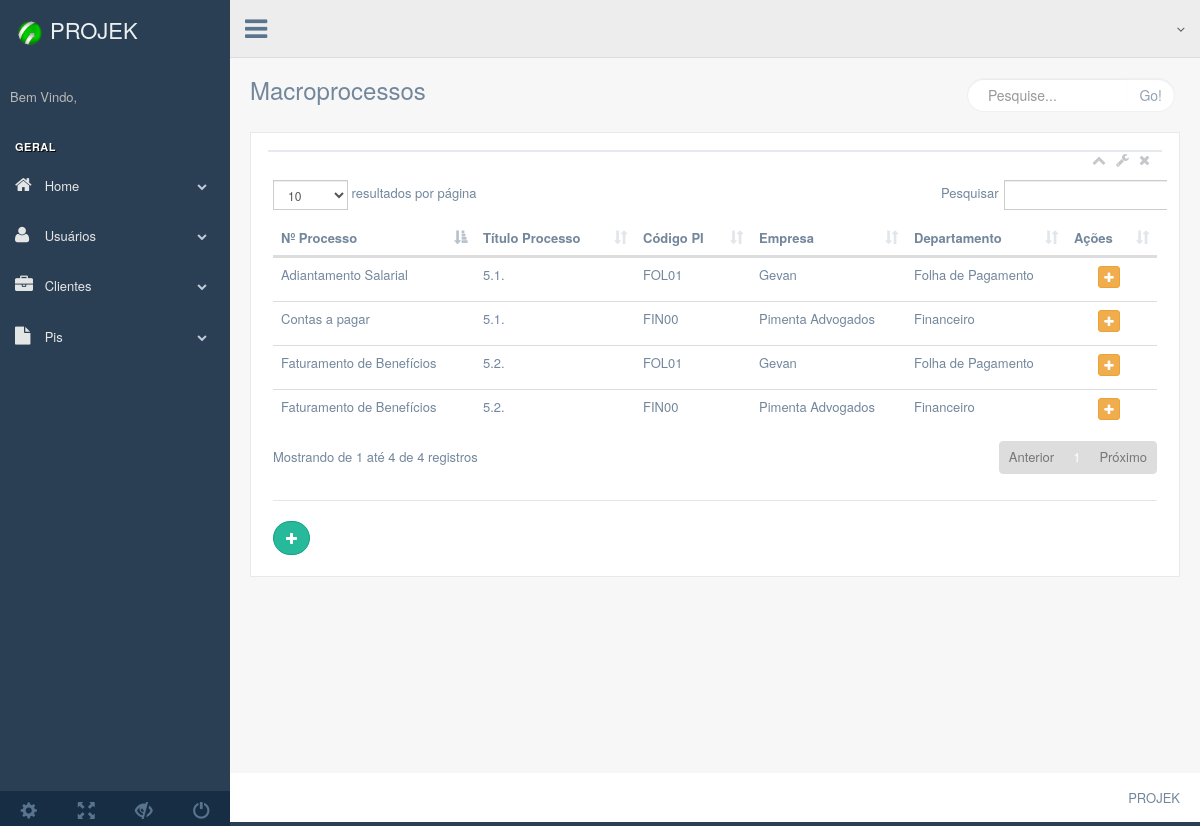
/production/php/processos/processos.php, run on an earlier commit of the app's database.
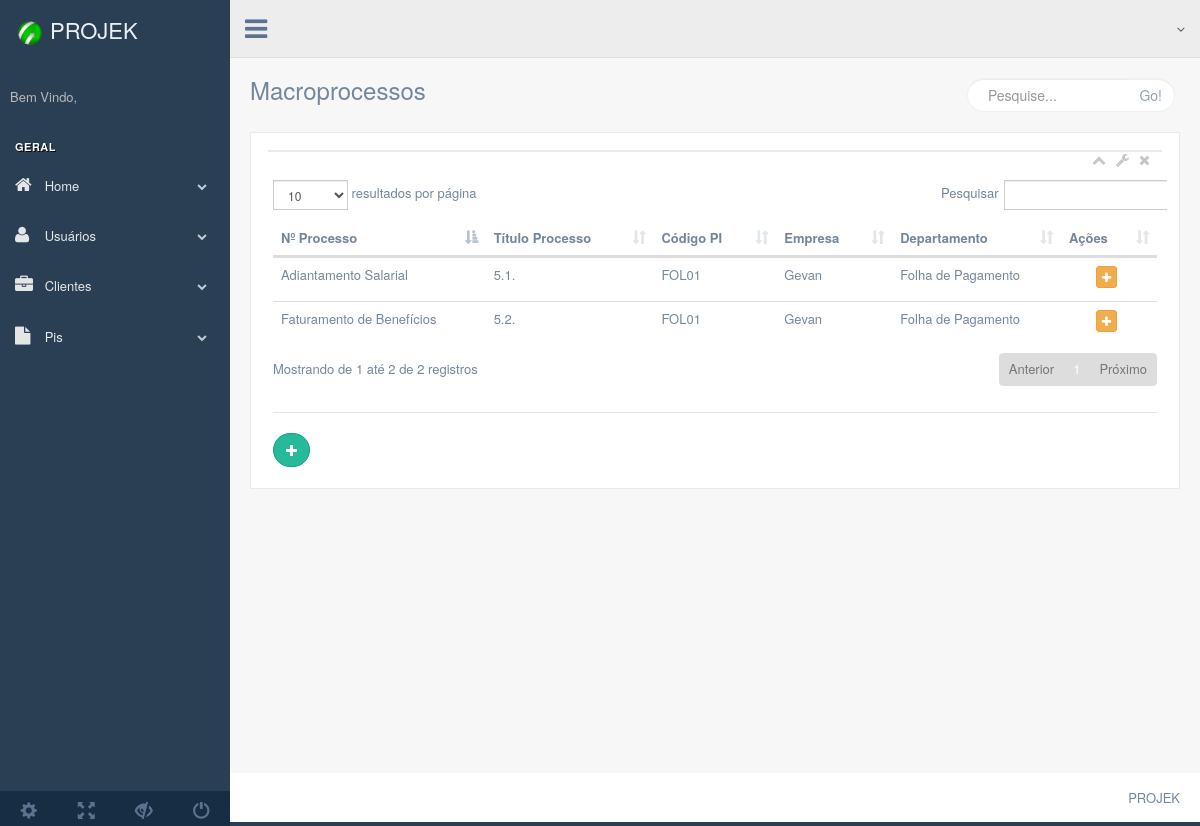
And on a later commit of the database.
### tables this page shows
CREATE TABLE `macroprocessos` (
  `id_macroprocesso` int(11) NOT NULL,
  `cod_pi` varchar(11) DEFAULT NULL,
  `data_ultima` varchar(25) DEFAULT NULL,
  `data_proxima` varchar(25) DEFAULT NULL,
  `id_classificao` int(11) DEFAULT NULL,
  `t_processo` varchar(255) DEFAULT NULL,
  `n_processo` varchar(10) DEFAULT NULL
);

CREATE TABLE `pis` (
  `id_departamento` int(11) DEFAULT NULL,
  `cod_pi` varchar(20) NOT NULL,
  `data_revisado` varchar(255) DEFAULT NULL,
  `id_consultor` int(11) DEFAULT NULL,
  `id_gestor_pi` int(11) DEFAULT NULL
);

CREATE TABLE `clientes` (
  `id_cliente` int(11) NOT NULL,
  `nome` varchar(255) DEFAULT NULL
);

CREATE TABLE `departamentos` (
  `id_departamento` int(11) NOT NULL,
  `id_cliente` int(11) DEFAULT NULL,
  `nome` varchar(255) DEFAULT NULL
);

### production/php/bancos/banco-macroprocesso.php (called while the page is built, shortened)
<?php
function listaMacroprocessos($conexao){
  $clientes = array();
    $query = "select  * from macroprocessos";
    $resultado = mysqli_query($conexao, $query);
    while ($cliente = mysqli_fetch_assoc($resultado)) {
      array_push($clientes, $cliente);
    }
    return $clientes;
}

### production/php/bancos/banco-pis.php (called while the page is built, shortened)
<?php
function  buscaPi($conexao , $cod_pi){
    $query = "select  * from pis where cod_pi = '{$cod_pi}'";
    $resultado = mysqli_query($conexao, $query);
    $pi = mysqli_fetch_assoc($resultado);
    return $pi;
}

### production/php/bancos/banco-departamento.php (called while the page is built, shortened)
<?php
function  buscaDepartamento($conexao , $id_departamento){
    $query = "select  * from departamentos where id_departamento = $id_departamento";
    $resultado = mysqli_query($conexao, $query);
    $departamento = mysqli_fetch_assoc($resultado);
    return $departamento;
}
?>

### production/php/bancos/banco-cliente.php (called while the page is built, shortened)
<?php
function  buscaCliente($conexao , $id_cliente){
    $query = "select  * from clientes where id_cliente = $id_cliente";
    $resultado = mysqli_query($conexao, $query);
    $cliente = mysqli_fetch_assoc($resultado);
    return $cliente;
}

### production/php/processos/processos.php (the view, shortened to what the changed rows need)
<?php include "../bancos/conecta.php";?>
<?php include "../bancos/banco-cliente.php";?>
<?php include "../bancos/banco-departamento.php";?>
<?php include "../bancos/banco-pis.php";?>
<?php include "../bancos/banco-macroprocesso.php";?>
<?php
  $macros = listaMacroprocessos($conexao);
?>
<!DOCTYPE html>
<html lang="en">
  <head>
    <link href="../../../vendors/bootstrap/dist/css/bootstrap.min.css" rel="stylesheet">
    <link href="../../../vendors/font-awesome/css/font-awesome.min.css" rel="stylesheet">
    <link href="../../../vendors/nprogress/nprogress.css" rel="stylesheet">
    <link href="../../../vendors/iCheck/skins/flat/green.css" rel="stylesheet">
    <link href="../../../vendors/datatables.net-bs/css/dataTables.bootstrap.min.css" rel="stylesheet">
    <link href="../../../vendors/datatables.net-buttons-bs/css/buttons.bootstrap.min.css" rel="stylesheet">
    <link href="../../../vendors/datatables.net-fixedheader-bs/css/fixedHeader.bootstrap.min.css" rel="stylesheet">
    <link href="../../../vendors/datatables.net-responsive-bs/css/responsive.bootstrap.min.css" rel="stylesheet">
    <link href="../../../vendors/datatables.net-scroller-bs/css/scroller.bootstrap.min.css" rel="stylesheet">
    <link rel="stylesheet" type="text/css" href="../../../vendors/bootstrap-notify-3.1.3/dist/bootstrap-notify.js">
    <link href="../../../build/css/custom.min.css" rel="stylesheet">
  </head>
  <body class="nav-md">
    <div class="container body">
      <div class="main_container">
        <div class="right_col" role="main">
          <div class="">
            <div class="row">
              <div class="col-md-12 col-sm-12 col-xs-12">
                <div class="x_panel">
                  <div class="x_content">
                    <div class="row">
                      <div class="col-md-12 col-sm-12 col-xs-12">
                        <table id="tabela" class="table table-hover">
                          <thead>
                            <tr>
                              <th>Nº Processo</th>
                              <th>Título Processo</th>
                              <th>Código PI</th>
                              <th>Empresa</th>
                              <th>Departamento</th>
                              <th>Ações</th>
                            </tr>
                          </thead>
                          <tbody>
                            <?php
                              foreach ($macros as  $macro) {
                                $pi = buscaPi($conexao, $macro['cod_pi']);
                                $departamento = buscaDepartamento($conexao, $pi['id_departamento']);
                                $cliente = buscaCliente($conexao, $departamento['id_cliente']);
                            ?>
                            <tr>
                              <td><?=$macro['t_processo']?></td>
                              <td><?=$macro['n_processo']?></td>
                              <td><?=$pi['cod_pi']?></td>
                              <td><?=$cliente['nome']?></td>
                              <td><?=$departamento['nome']?></td>
                              <td align="center">
                                <a href="../forms/form-macroprocesso.php?cod_pi=<?=$pi['cod_pi']?>"><button class="btn btn-warning btn-xs"><i class="fa fa-plus"></i></button></a>
                              </td>
                            </tr>
                            <?php
                              }
                            ?>
                          </tbody>
                        </table>
                        <div class="ln_solid"></div>
                          <a class="btn btn-success btn-round" style="" href="../forms/form-cliente.php?"><i class="fa fa-plus"></i></a>
                        </div>
                      </div>
                    </div>
                  </div>
                </div>
              </div>
            </div>
          </div>
        </div>
      </div>
  </body>
</html>

What changed in the data, as far as the page shows it:
removed macroprocessos: t_processo "Contas a pagar", n_processo "5.1.", cod_pi.cod_pi "FIN00", clientes.nome "Pimenta Advogados", departamentos.nome "Financeiro"
removed macroprocessos: t_processo "Faturamento de Benefícios", n_processo "5.2.", cod_pi.cod_pi "FIN00", clientes.nome "Pimenta Advogados", departamentos.nome "Financeiro"
Also different on the page:
text written by a page script: "resultados por página Pesquisar Mostrando de 1 até 4 de 4 registros Anterior 1 Próximo" → "resultados por página Pesquisar Mostrando de 1 até 2 de 2 registros Anterior 1 Próximo"
